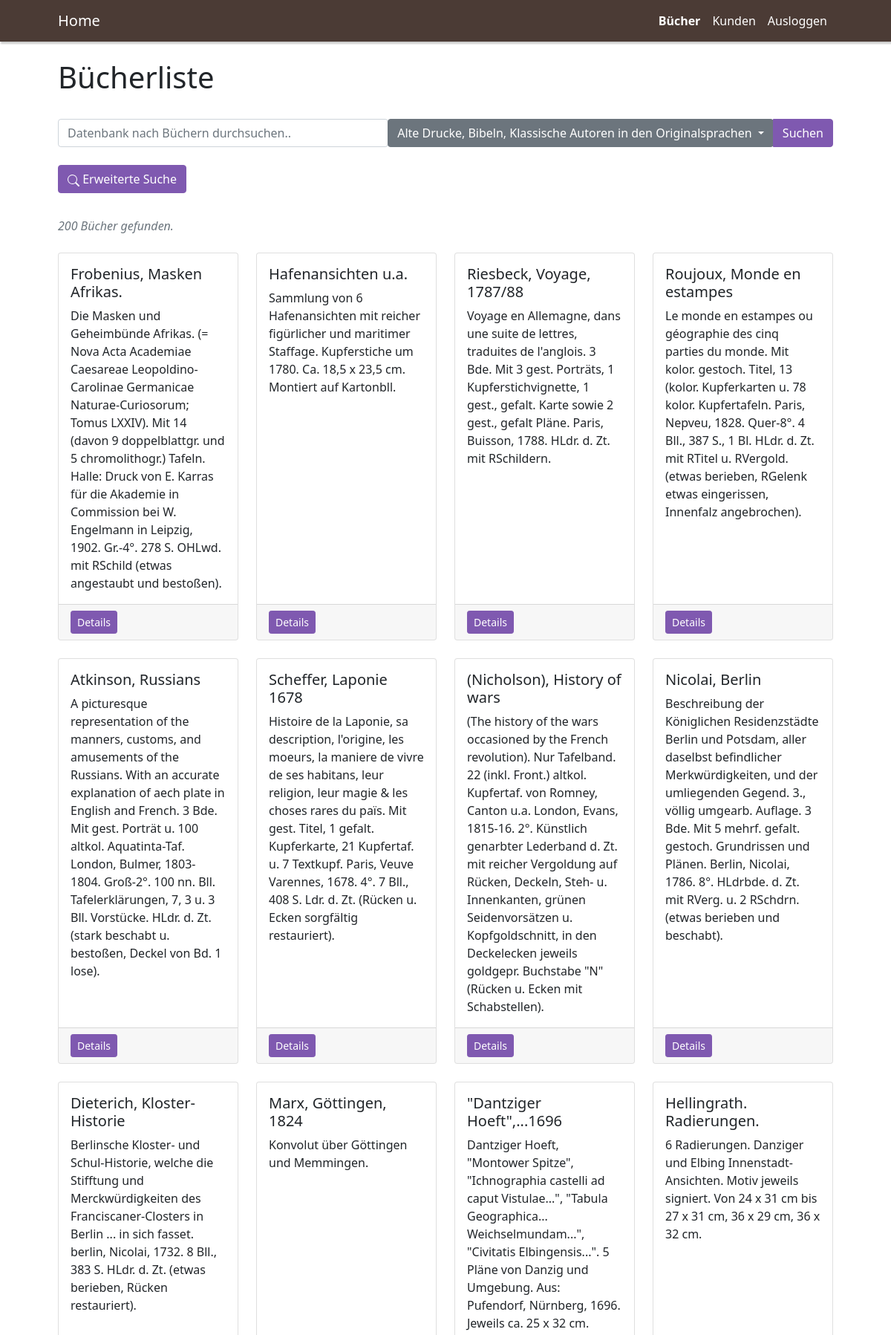
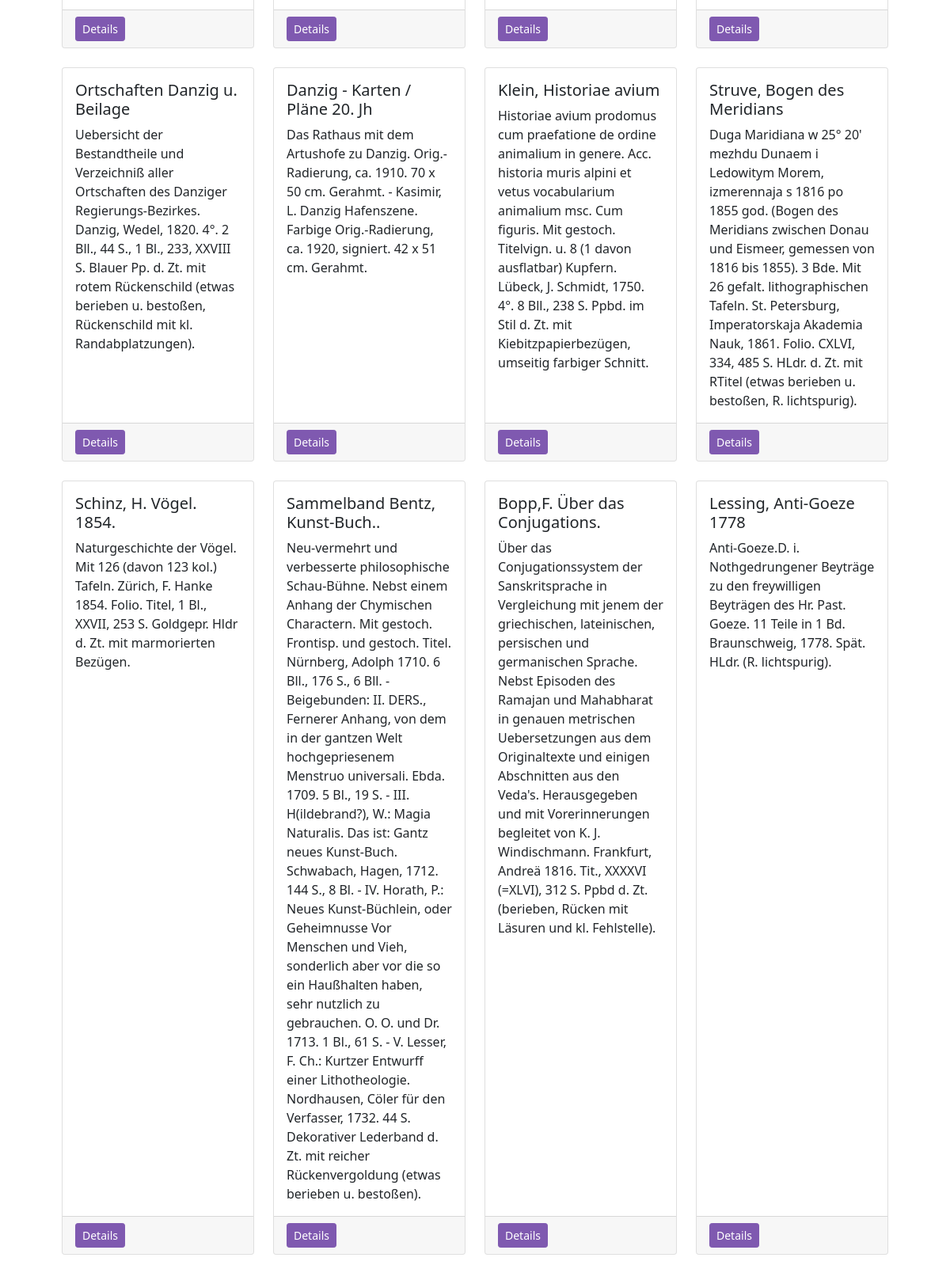
The page /index.php?view=viewBook&category=1 (signed in, upper part) on the database its author committed (2 pictures, top to bottom).
### tables this page shows
CREATE TABLE `kategorien` (
  `id` int(11) NOT NULL,
  `kategorie` varchar(100) NOT NULL
);

CREATE TABLE `buecher` (
  `id` int(10) unsigned NOT NULL,
  `katalog` int(11) NOT NULL,
  `nummer` int(11) NOT NULL,
  `kurztitle` text NOT NULL,
  `kategorie` int(11) NOT NULL,
  `verkauft` tinyint(1) NOT NULL,
  `kaufer` int(11) NOT NULL,
  `autor` text NOT NULL,
  `title` text NOT NULL,
  `sprache` varchar(250) NOT NULL,
  `foto` varchar(250) NOT NULL,
  `verfasser` int(11) NOT NULL,
  `zustand` char(1) NOT NULL
);

### model/category.php (called while the page is built, shortened)
<?php
class Category{
public function get_single_data($db,$id){
    $stmt = $db->prepare("SELECT * FROM kategorien where id=?");
    $stmt->execute([$id]);
    return $stmt->fetch();
}
}
?>

### controller/BookController.php (called while the page is built, shortened)
<?php
class BookController
{
    public function loadBookwithCategory($start, $limit, $db, $categoryID)
    {
        $Books = new Book();
        $Books = $Books->get_data_with_category($start, $limit, $db, $categoryID);
        return $Books;
    }
}
?>

### model/book.php (called while the page is built, shortened)
<?php
class Book{
    public function get_data_with_category($start,$limit,$db,$categoryid){
        $countrecords = $db->query("SELECT COUNT(*) FROM buecher WHERE kategorie = $categoryid");
        $countrecords = $countrecords->fetchColumn();
        $stmt = $db->prepare("SELECT * FROM buecher WHERE kategorie = '$categoryid' LIMIT $start, $limit ");
        $stmt->execute();
        return array($countrecords, $stmt->fetchAll(PDO::FETCH_CLASS, "Book"));
    }
}
?>

### view/viewBook.inc.php (shortened to what this page needs)
<br>
<h1>Bücherliste</h1>
<?php
require_once('controller/BookController.php');
require_once('helpers/paginationmanagement.php');
include 'model/book.php';
include 'helpers/searchmanagement.inc.php';
include 'model/category.php';
$db = Database::getInstance();
$countOfResults = 20;
$paginationsystem = new paginationmanagement($countOfResults);
$start = $paginationsystem->get_start();
$limit = $paginationsystem->get_limit();
$books  = new BookController($db);
$result = $books->loadBooks($start, $limit, $db);
$totalcounts = $result[0];
$books = $result[1];
$searchmanagement = new searchmanagement();
$searchresult = loadSearchvalues($db, $start, $limit);
if ($searchresult[1] != null) {
    $books = $searchresult[1];
    $totalcounts = $searchresult[0];
}
?>
<br>
<form method="get" action="#">
    <div class="input-group">
        <?php generateSearchBar() ?>
        <?php $searchmanagement->generateDropdownbar($db);
        $searchmanagement->generateAdvancedSearchButton();
        $searchmanagement->advancedSearchModal(); ?>
        <p class="text-secondary py-2" style="font-style: italic"><?php echo $totalcounts?> Bücher gefunden.</p>
        <div class="row gx-4 gx-lg-4">
            <?php foreach ($books as $book) : ?>
                <div class="col-md-3 mb-4">
                    <div class="card h-100">
                        <div class="card-body">
                            <h5 class="card-title"><?php echo ($book->kurztitle); ?></h5>
                            <p class="card-text"><?php echo ($book->title) ?></p>
                        </div>
                        <div class="card-footer"><a class="btn btn-primary btn-sm" href="#!" data-bs-toggle="modal" data-bs-target="#id<?php echo $book->id ?>">Details</a></div>
                    </div>
                </div>
            <?php endforeach; ?>
        </div>
</form>

### helpers/searchmanagement.inc.php (shortened to what this page needs)
<?php
class searchmanagement
{
    public function loadCategory($db, $id)
    {
        $Category = new Category();
        $Categoryname = $Category->get_single_data($db, $id);
        return $Categoryname;
    }
    public function generateAdvancedSearchButton()
    {
?><div>
            <button type="button" class="btn btn-primary" data-bs-toggle="modal" data-bs-target="#advancedSearchModal">
                Erweiterte Suche
            </button>
        </div><br><?php
                }
                    ?>
        </div><?php
                public function generateDropdownbar($db)
                { ?>
        <div class="dropdown">
            <button class="btn btn-secondary dropdown-toggle" type="button" id="category-dropdown" data-bs-toggle="dropdown" aria-expanded="false">
                <?php
                    if (isset($_GET['category'])) {
                        if (is_numeric($_GET['category'])) {
                            $CurrentCategorynumber = (int)$_GET['category'];
                            if ($CurrentCategorynumber == 0) {
                                echo "Alle Bücher";
                            } else {
                                echo ($this->loadCategory($db, $CurrentCategorynumber)[1]);
                            }
                        }
                    } else {
                        echo "Kategorie wählen";
                    }
                ?>
            </button>
        </div>
        <button type="submit" class="btn btn-primary">Suchen</button>
        </div><br>
    <?php
                }
            }
            function loadCategoryID()
            {
                if ($_SERVER['REQUEST_METHOD'] == 'GET') {
                    if (isset($_GET['category']) && is_numeric($_GET['category'])) {
                        $categoryid = (int)$_GET['category'];
                        return $categoryid;
                    } else {
                        return null;
                    }
                }
                return null;
            }
            function loadSearchKeyword()
            {
                if ($_SERVER['REQUEST_METHOD'] == 'GET') {
                    if (isset($_GET['search']) && $_GET['search'] != '') {
                        return htmlspecialchars($_GET['search']);
                    } else {
                        return '';
                    }
                }
            }
            function loadTopicofBook()
            {
                $arrayOfTopic = [
                    "0" => "kurztitle",
                    "1" => "autor",
                    "2" => "kategorie",
                    "3" => "nummer",
                    "4" => "katalog"
                ];
                if ($_SERVER['REQUEST_METHOD'] == 'GET') {
                    if (isset($_GET['topic']) && is_numeric($_GET['topic'])) {
                        $categoryid = (int)$_GET['topic'];
                        return $arrayOfTopic[$categoryid];
                    } else {
                        return "kurztitle";
                    }
                } else {
                    return "kurztitle";
                }
            }
            function loadZustandofBook()
            {
                if ($_SERVER['REQUEST_METHOD'] == 'GET') {
                    if (isset($_GET['zustand'])) {
                        if ($_GET['zustand'] == "G" || $_GET['zustand'] == "M" || $_GET['zustand'] == "S") {
                            return htmlspecialchars($_GET['zustand']);
                        }
                    } else {
                        return "";
                    }
                }
            }
            function loadSortasofBooks()
            {
                $arrayOfTopic = [
                    "0" => "kurztitle",
                    "1" => "autor",
                    "2" => "kategorie",
                    "3" => "nummer",
                    "4" => "katalog",
                ];
                if ($_SERVER['REQUEST_METHOD'] == 'GET') {
                    if (isset($_GET['sortas']) && is_numeric($_GET['sortas'])) {
                        $topicid = (int)$_GET['sortas'];
                        return $arrayOfTopic[$topicid];
                    } else {
                        return "kurztitle";
                    }
                } else {
                    return "kurztitle";
                }
            }
            function loadSearchvalues($db, $start, $limit)
            {
                $categoryid = loadCategoryID();
                $searchkeyword = loadSearchKeyword();
                $topic = loadTopicofBook();
                $zustand = loadZustandofBook();
                $sortingmethod = loadSortMethodofBook();
                $sortas = loadSortasofBooks();
                $books  = new BookController($db);
                if ($categoryid != null && $searchkeyword != '') {
                    $result = $books->loadBookwithCategoryandKeyword($start, $limit, $db, $categoryid, $searchkeyword);
                    if ($result[1] == null) {
                        DisplayError("Keine Ergebnise");
                        return array(0, "No Result");
                    }
                } elseif ($categoryid == null && $searchkeyword != '') {
                    $result = $books->get_data_with_keywordAdvanced($start, $limit, $db, $searchkeyword, $sortingmethod, $sortas, $topic, $zustand);
                    if ($result[1] == null) {
                        DisplayError("Keine Ergebnise");
                        return array(0, "No Result");
                    }
                } elseif ($categoryid != null && $searchkeyword == '') {
                    $result = $books->loadBookwithCategory($start, $limit, $db, $categoryid);
                } else {
                    return array(0, null);
                }
                return $result;
            }
            function generateSearchBar()
            {
    ?>
    <input type="search" name="searchbar" class="form-control rounded" placeholder="Datenbank nach Büchern durchsuchen.." />
<?php
            }
?>

### rows shown on the page
kategorien: kategorie "Alte Drucke, Bibeln, Klassische Autoren in den Originalsprachen"
buecher: kurztitle "Frobenius, Masken Afrikas.", title "Die Masken und Geheimbünde Afrikas. (= Nova Acta Academiae Caesareae Leopoldino-Carolinae Germanicae Naturae-Curiosorum; Tomus LXXIV). Mit 14 (davon 9 doppelblattgr. und 5 chromolithogr.) Tafeln. Halle: Druck von E. Karras für die Akademie in Commission bei W. Engelmann in Leipzig, 1902. Gr.-4°. 278 S. OHLwd. mit RSchild (etwas angestaubt und bestoßen)."
buecher: kurztitle "Hafenansichten u.a.", title "Sammlung von 6 Hafenansichten mit reicher figürlicher und maritimer Staffage. Kupferstiche um 1780. Ca. 18,5 x 23,5 cm. Montiert auf Kartonbll."
buecher: kurztitle "Riesbeck, Voyage, 1787/88", title "Voyage en Allemagne, dans une suite de lettres, traduites de l'anglois. 3 Bde. Mit 3 gest. Porträts, 1 Kupferstichvignette, 1 gest., gefalt. Karte sowie 2 gest., gefalt Pläne. Paris, Buisson, 1788. HLdr. d. Zt. mit RSchildern."
buecher: kurztitle "Roujoux, Monde en estampes", title "Le monde en estampes ou géographie des cinq parties du monde. Mit kolor. gestoch. Titel, 13 (kolor. Kupferkarten u. 78 kolor. Kupfertafeln. Paris, Nepveu, 1828. Quer-8°. 4 Bll., 387 S., 1 Bl. HLdr. d. Zt. mit RTitel u. RVergold. (etwas berieben, RGelenk etwas eingerissen, Innenfalz angebrochen)."
buecher: kurztitle "Atkinson, Russians", title "A picturesque representation of the manners, customs, and amusements of the Russians. With an accurate explanation of aech plate in English and French. 3 Bde. Mit gest. Porträt u. 100 altkol. Aquatinta-Taf. London, Bulmer, 1803-1804. Groß-2°. 100 nn. Bll. Tafelerklärungen, 7, 3 u. 3 Bll. Vorstücke. HLdr. d. Zt. (stark beschabt u. bestoßen, Deckel von Bd. 1 lose)."
buecher: kurztitle "Scheffer, Laponie 1678", title "Histoire de la Laponie, sa description, l'origine, les moeurs, la maniere de vivre de ses habitans, leur religion, leur magie & les choses rares du païs. Mit gest. Titel, 1 gefalt. Kupferkarte, 21 Kupfertaf. u. 7 Textkupf. Paris, Veuve Varennes, 1678. 4°. 7 Bll., 408 S. Ldr. d. Zt. (Rücken u. Ecken sorgfältig restauriert)."
buecher: kurztitle "(Nicholson), History of wars", title "(The history of the wars occasioned by the French revolution). Nur Tafelband. 22 (inkl. Front.) altkol. Kupfertaf. von Romney, Canton u.a. London, Evans, 1815-16. 2°. Künstlich genarbter Lederband d. Zt. mit reicher Vergoldung auf Rücken, Deckeln, Steh- u. Innenkanten, grünen Seidenvorsätzen u. Kopfgoldschnitt, in den Deckelecken jeweils goldgepr. Buchstabe \"N\" (Rücken u. Ecken mit Schabstellen)."
buecher: kurztitle "Nicolai, Berlin", title "Beschreibung der Königlichen Residenzstädte Berlin und Potsdam, aller daselbst befindlicher Merkwürdigkeiten, und der umliegenden Gegend. 3., völlig umgearb. Auflage. 3 Bde. Mit 5 mehrf. gefalt. gestoch. Grundrissen und Plänen. Berlin, Nicolai, 1786. 8°. HLdrbde. d. Zt. mit RVerg. u. 2 RSchdrn. (etwas berieben und beschabt)."
buecher: kurztitle "Dieterich, Kloster-Historie", title "Berlinsche Kloster- und Schul-Historie, welche die Stifftung und Merckwürdigkeiten des Franciscaner-Closters in Berlin ... in sich fasset. berlin, Nicolai, 1732. 8 Bll., 383 S. HLdr. d. Zt. (etwas berieben, Rücken restauriert)."
buecher: kurztitle "Marx, Göttingen, 1824", title "Konvolut über Göttingen und Memmingen."
buecher: kurztitle "\"Dantziger Hoeft\",...1696", title "Dantziger Hoeft, \"Montower Spitze\", \"Ichnographia castelli ad caput Vistulae...\", \"Tabula Geographica... Weichselmundam...\", \"Civitatis Elbingensis...\". 5 Pläne von Danzig und Umgebung. Aus: Pufendorf, Nürnberg, 1696. Jeweils ca. 25 x 32 cm."
buecher: kurztitle "Hellingrath. Radierungen.", title "6 Radierungen. Danziger und Elbing Innenstadt-Ansichten. Motiv jeweils signiert. Von 24 x 31 cm bis 27 x 31 cm, 36 x 29 cm, 36 x 32 cm."
buecher: kurztitle "Ortschaften Danzig u. Beilage", title "Uebersicht der Bestandtheile und Verzeichniß aller Ortschaften des Danziger Regierungs-Bezirkes. Danzig, Wedel, 1820. 4°. 2 Bll., 44 S., 1 Bl., 233, XXVIII S. Blauer Pp. d. Zt. mit rotem Rückenschild (etwas berieben u. bestoßen, Rückenschild mit kl. Randabplatzungen)."
buecher: kurztitle "Danzig - Karten / Pläne 20. Jh", title "Das Rathaus mit dem Artushofe zu Danzig. Orig.-Radierung, ca. 1910. 70 x 50 cm. Gerahmt. - Kasimir, L. Danzig Hafenszene. Farbige Orig.-Radierung, ca. 1920, signiert. 42 x 51 cm. Gerahmt."
buecher: kurztitle "Klein, Historiae avium", title "Historiae avium prodomus cum praefatione de ordine animalium in genere. Acc. historia muris alpini et vetus vocabularium animalium msc. Cum figuris. Mit gestoch. Titelvign. u. 8 (1 davon ausflatbar) Kupfern. Lübeck, J. Schmidt, 1750. 4°. 8 Bll., 238 S. Ppbd. im Stil d. Zt. mit Kiebitzpapierbezügen, umseitig farbiger Schnitt."
buecher: kurztitle "Struve, Bogen des Meridians", title "Duga Maridiana w 25° 20' mezhdu Dunaem i Ledowitym Morem, izmerennaja s 1816 po 1855 god. (Bogen des Meridians zwischen Donau und Eismeer, gemessen von 1816 bis 1855). 3 Bde. Mit 26 gefalt. lithographischen Tafeln. St. Petersburg, Imperatorskaja Akademia Nauk, 1861. Folio. CXLVI, 334, 485 S. HLdr. d. Zt. mit RTitel (etwas berieben u. bestoßen, R. lichtspurig)."
buecher: kurztitle "Schinz, H. Vögel. 1854.", title "Naturgeschichte der Vögel. Mit 126 (davon 123 kol.) Tafeln. Zürich, F. Hanke 1854. Folio. Titel, 1 Bl., XXVII, 253 S. Goldgepr. Hldr d. Zt. mit marmorierten Bezügen."
buecher: kurztitle "Sammelband Bentz, Kunst-Buch..", title "Neu-vermehrt und verbesserte philosophische Schau-Bühne. Nebst einem Anhang der Chymischen Charactern. Mit gestoch. Frontisp. und gestoch. Titel. Nürnberg, Adolph 1710. 6 Bll., 176 S., 6 Bll. - Beigebunden: II. DERS., Fernerer Anhang, von dem in der gantzen Welt hochgepriesenem Menstruo universali. Ebda. 1709. 5 Bl., 19 S. - III. H(ildebrand?), W.: Magia Naturalis. Das ist: Gantz neues Kunst-Buch. Schwabach, Hagen, 1712. 144 S., 8 Bl. - IV. Horath, P.: Neues Kunst-Büchlein, oder Geheimnusse Vor Menschen und Vieh, sonderlich aber vor die so ein Haußhalten haben, sehr nutzlich zu gebrauchen. O. O. und Dr. 1713. 1 Bl., 61 S. - V. Lesser, F. Ch.: Kurtzer Entwurff einer Lithotheologie.…"
buecher: kurztitle "Bopp,F. Über das Conjugations.", title "Über das Conjugationssystem der Sanskritsprache in Vergleichung mit jenem der griechischen, lateinischen, persischen und germanischen Sprache. Nebst Episoden des Ramajan und Mahabharat in genauen metrischen Uebersetzungen aus dem Originaltexte und einigen Abschnitten aus den Veda's. Herausgegeben und mit Vorerinnerungen begleitet von K. J. Windischmann. Frankfurt, Andreä 1816. Tit., XXXXVI (=XLVI), 312 S. Ppbd d. Zt. (berieben, Rücken mit Läsuren und kl. Fehlstelle)."
buecher: kurztitle "Lessing, Anti-Goeze 1778", title "Anti-Goeze.D. i. Nothgedrungener Beyträge zu den freywilligen Beyträgen des Hr. Past. Goeze. 11 Teile in 1 Bd. Braunschweig, 1778. Spät. HLdr. (R. lichtspurig)."

### other values the page prints
$value "Bücher"
$value "Kunden"
$value "Ausloggen"
$totalcounts "200"
